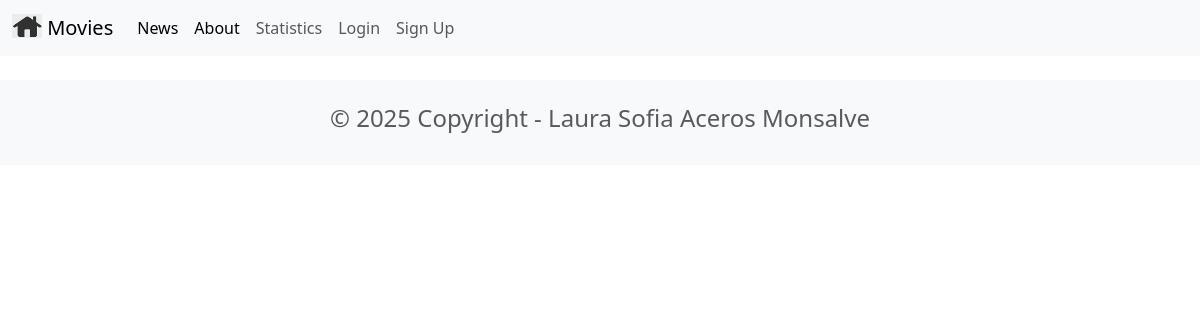
Before: /news/ with the older database file.
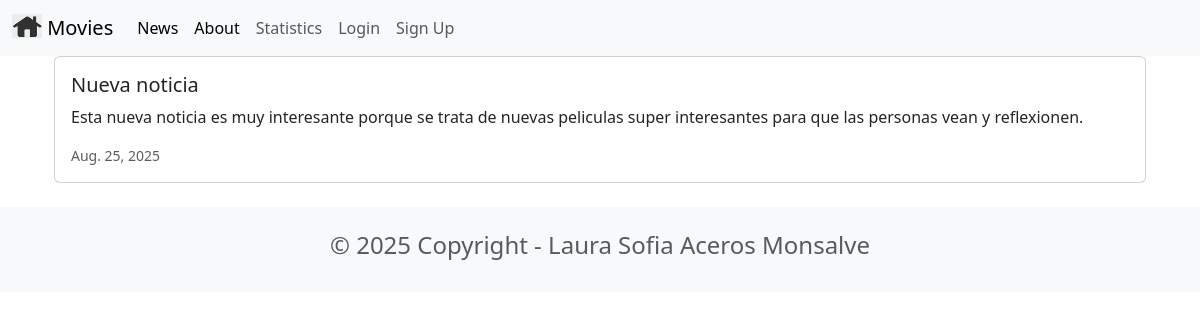
After: the same page with the newer database file.
### news/models.py (models this page shows, shortened)
class News(models.Model):
    headline = models.CharField(max_length=200)
    body = models.TextField()
    date = models.DateField()

### news/views.py (the view)
# urls.py: path('news/', include('news.urls')),
def news(request):
    newss= News.objects.all().order_by('-date')
    return render(request, 'news.html', {'newss':newss})

### news/templates/news.html
{% extends 'base.html' %}
{% block content %}
<div class="container">
    {% for news in newss %}
    <div class="card mb-3">
        <div class="row g-0">
            <div>
                <div class="card-body">
                    <h5 class="card-title">{{ news.headline }}</h5>
                    <p class="card-text">{{ news.body }}</p>
                    <p class="card-text"><small class="text-muted"> {{ news.date }} </small></p>
                </div>
            </div>
        </div>
    </div>
    {% endfor %}
</div>
{% endblock content %}

Changed rows visible on the page:
added News: headline "Nueva noticia", body "Esta nueva noticia es muy interesante porque se trata de nuevas peliculas super interesantes para que las personas vean y reflexionen.", date "Aug. 25, 2025"
